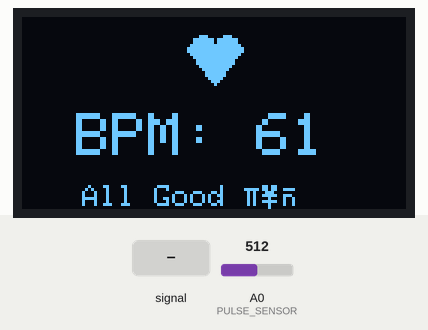
Recording of a sketch running on a simulated Arduino Uno, built with avr-gcc and run on an emulated ATmega328P. Shown: 128×64 one-colour display. The inputs (shaded band) are chosen by the test bench; at power-on: A0 (PULSE_SENSOR) = 512.

Above: at 2.7 s.
2.8 s: A0 (PULSE_SENSOR) fed a 200 Hz sine of ±255 counts around its level
At 4.44 s:
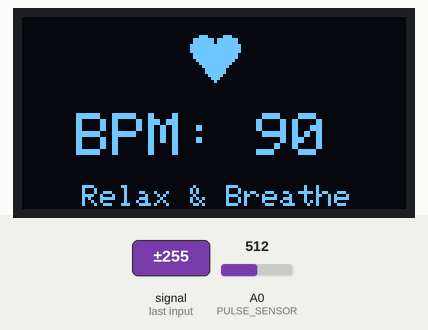
5.8 s: A0 (PULSE_SENSOR) set to 900
At 6.03 s:
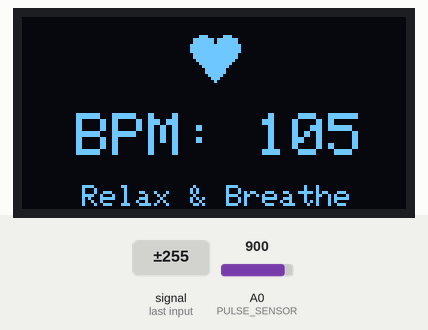
7.8 s: A0 (PULSE_SENSOR) set to 1023
At 7.9 s:
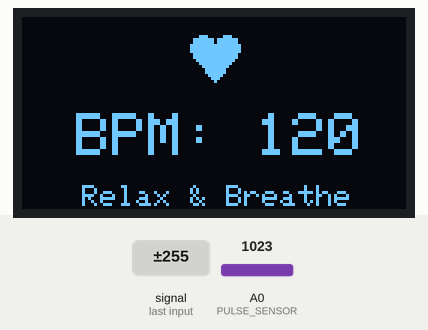
9.3 s: A0 (PULSE_SENSOR) set to 777
At 9.49 s:
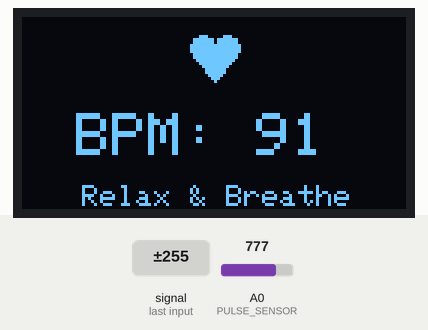
10.9 s: A0 (PULSE_SENSOR) set to 749
At 11.09 s:
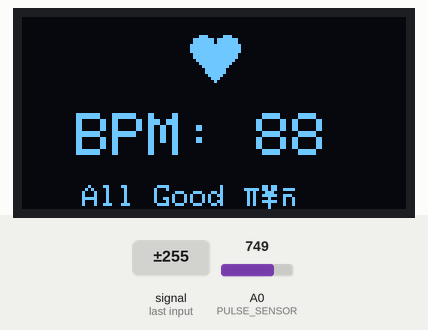
12.5 s: A0 (PULSE_SENSOR) fed a 1000 Hz sine of ±255 counts around its level
At 12.68 s:
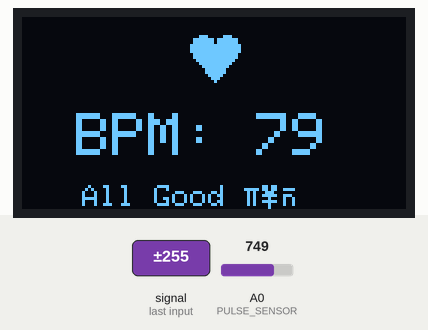

Measured:
- the behaviour switches between 762 and 761 on A0 (PULSE_SENSOR) (found by bisection; images 4 and 5)
- after the input at 5.8 s, the display: first changes at once (image 2 shows a later state)
- after the input at 10.9 s, the display: changes after 0.13 s (image 5)

The sketch:

IOT_based_Pulse_Monitoring_System.ino
```cpp
#include <Wire.h>
#include <Adafruit_GFX.h>
#include <Adafruit_SSD1306.h>

#define SCREEN_WIDTH 128
#define SCREEN_HEIGHT 64
#define OLED_RESET     -1
Adafruit_SSD1306 display(SCREEN_WIDTH, SCREEN_HEIGHT, &Wire, OLED_RESET);

#define PULSE_SENSOR A0

int pulseValue = 0;
int bpm = 0;
int glowSize = 8;
bool growing = true;

void setup() {
  Serial.begin(9600);
  if (!display.begin(SSD1306_SWITCHCAPVCC, 0x3C)) {
    Serial.println(F("OLED not found"));
    while (true);
  }

  display.clearDisplay();
  display.setTextColor(SSD1306_WHITE);
  display.setTextSize(1);
  display.setCursor(30, 30);
  display.println("Heart Glow Init");
  display.display();
  delay(1500);
}

void loop() {
  pulseValue = analogRead(PULSE_SENSOR);
  bpm = map(pulseValue, 500, 1023, 60, 120);  // Simulated BPM

  // Glow animation logic
  if (growing) {
    glowSize++;
    if (glowSize > 12) growing = false;
  } else {
    glowSize--;
    if (glowSize < 8) growing = true;
  }

  display.clearDisplay();

  // Glow effect: draw faint large heart behind
  drawHeart(64, 10, glowSize);  // Dynamic size for glowing effect

  // Foreground heart (core)
  drawHeart(64, 10, 6);         // Fixed-size inner heart

  // Show BPM
  display.setTextSize(2);
  display.setCursor(18, 32);
  display.print("BPM: ");
  display.print(bpm);

  display.setTextSize(1);
  display.setCursor(20, 56);
  display.print(bpm < 90 ? "All Good ❤" : "Relax & Breathe");

  display.display();
  delay(100);
}

// Function to draw heart shape
void drawHeart(int x, int y, int size) {
  display.fillCircle(x - size/2, y, size/2, SSD1306_WHITE);
  display.fillCircle(x + size/2, y, size/2, SSD1306_WHITE);
  display.fillTriangle(x - size, y, x + size, y, x, y + size * 1.4, SSD1306_WHITE);
}
```
